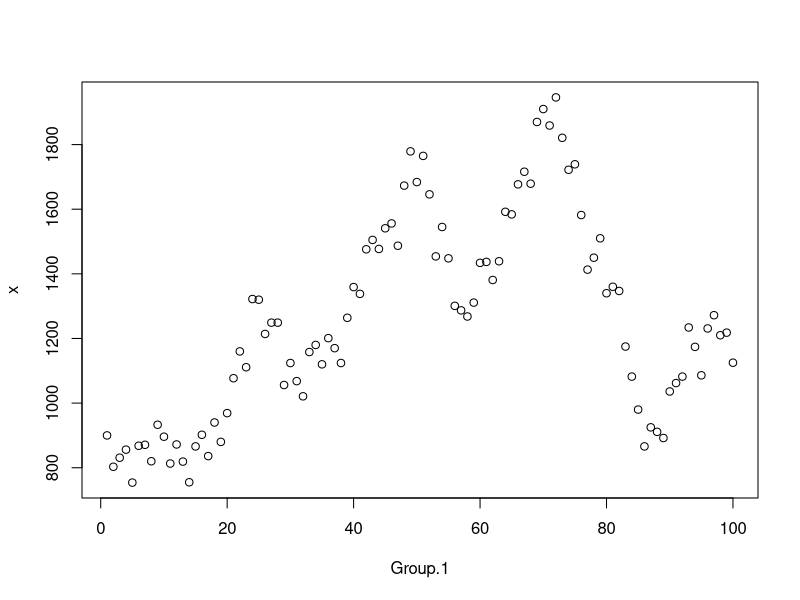

R code for this plot:
library('truncnorm')
library('rlist')

# Initialize variables ----------------------------------------------------

set.seed(100)

#values for GDP. Random walk process
periods <- 100
GDP <- rnorm(1, mean = 0, sd = 1)

for(i in 2:periods) {
  GDP[i] <- GDP[i - 1] + rnorm(1, mean = 0, sd = 1)
}

#creating a data frame with semester binaries
semester_variables <- data.frame(cbind(GDP,
                                       rep_len(c(1, 0, 0),
                                               length.out = periods),
                                       rep_len(c(0, 1, 0),
                                               length.out = periods),
                                       rep_len(c(0, 0, 1),
                                               length.out = periods)))

colnames(semester_variables) <- c('GDP', 'Spring', 'Summer', 'Fall')


#initial values for new student aggregate model
B_GDP <- 2
mean_new_students <- 150
sd_new_students <- 25
B_spring <- 3
B_summer <- 0
B_fall <- 6

#initial values for t = 0 individual student creation
proportion_female <- 0.5
initial_students <- 900

#parameters for assigning credit load
mean_credits <- 9
sd_credits <- 6

#values for 'return' variable calculation
B_Gender <- 0.1
B_Credits <- 0.02
C_constant <- 0.9

# Aggregate prediction ----------------------------------------------------

#general linear model for enrollment which has linear relationship with GDP,
# semester fixed effects, and noise
new_student_count <- semester_variables$GDP * B_GDP +
  semester_variables$Spring * B_spring + 
  semester_variables$Summer * B_summer +
  semester_variables$Fall * B_fall + 
  rnorm(nrow(semester_variables),
        mean = 0,
        sd = 1)

#un-standardizing the calculation so we can get sensible numbers
new_student_count <- round(new_student_count * sd_new_students + mean_new_students)


# Create new students at t = 0 --------------------------------------------

#create t = 0, initial data frame
enrolled_students <- data.frame(matrix(c(1:initial_students,
                                         #randomly assign gender
                                         sample(c(0, 1),
                                                size = initial_students,
                                                replace = TRUE,
                                                #probability of gender can be changed if needed
                                                prob = c(proportion_female, 1 - proportion_female)),
                                         #sample credits taken in the GIVEN SEMESTER. This part 
                                         #tells us how many credits the student took NOW. The
                                         #next part tells us cumulative credits
                                         round(rtruncnorm(n = initial_students,
                                                          a = 1,
                                                          b = 21,
                                                          mean = mean_credits,
                                                          sd = sd_credits)),
                                         #sample credit load from a uniform  distribution
                                         #truncated at lower bound = 1 and upper at 80 to capture the
                                         #range of all reasonable credit loads.
                                         round(runif(n = initial_students,
                                                     min = 1,
                                                     max = 80))),
                                       nrow = 900,
                                       ncol = 4,
                                       byrow = FALSE))

colnames(enrolled_students) <- c('SID', 'Gender', 'Credits', 'Cumulative_credits')

#variables save as character; fixing them here
enrolled_students$Gender <- as.numeric(enrolled_students$Gender)

enrolled_students$Credits <- as.numeric(enrolled_students$Credits)

# Predict likelihood of returning -----------------------------------------

#linear model predicting likelihood of return.
#model includes gender, cumulative credits, and noise
temp <- enrolled_students$Gender * B_Gender - 
  (enrolled_students$Cumulative_credits * B_Credits)^2 + 
  enrolled_students$Cumulative_credits * B_Credits +
  C_constant +
  rnorm(nrow(enrolled_students),
        mean = 0,
        sd = 0.1)

#likelihood to probability
enrolled_students$likelihood_of_return <- 1 / (1 + exp(1)^-(temp))

#generate realized 'return' values by sampling (0/1) using probability
#generated above
for(i in 1:nrow(enrolled_students)) {
  enrolled_students$returned[i] <- sample(0:1,
                                          size = 1,
                                          replace = TRUE,
                                          #I know this says 'likelihood of return', but since I
                                          #did 0/1, it's reversed for the sake of probability
                                          prob = c(1 - enrolled_students$likelihood_of_return[i], 
                                                   enrolled_students$likelihood_of_return[i]))
}

enrolled_students$semester <- 1

enrolled <- list()

#put all new students into a list as t = 0
enrolled[[1]] <- enrolled_students

remove(enrolled_students)

# Generate t != 0 datasets ------------------------------------------------

#generating the list of students enrolled in semester = t
#this includes returning students from t - 1 and new students
for(i in 2:periods) {
  
  #here I'm generating new students in the same way that I generated the
  #original cohort of students at t = 0
  temp <- data.frame(matrix(c((max(enrolled[[i - 1]]) + 1):(max(enrolled[[i - 1]]) + new_student_count[i]),
                              #randomly assign gender
                              sample(c(0, 1),
                                     size = new_student_count[i],
                                     replace = TRUE,
                                     #probability of gender can be changed if needed
                                     prob = c(proportion_female, 1 - proportion_female)),
                              #sample credit load from a truncated normal distribution
                              #truncated at lower bound = 1 and upper at 21 to capture the
                              #range of all reasonable cumulative credits. Since these are NEW
                              #students, their upper bound is limited to 21 instead of 80.
                              round(rtruncnorm(n = new_student_count[i],
                                               a = 1,
                                               b = 21,
                                               mean = mean_credits,
                                               sd = sd_credits)),
                              #since they're new students, their cumulative credits are 0
                              rep(0, new_student_count[i])),
                            nrow = new_student_count[i],
                            ncol = 4,
                            byrow = FALSE))
  
  colnames(temp) <- c('SID', 'Gender', 'Credits', 'Cumulative_credits')
  
  temp$Gender <- as.numeric(temp$Gender)
  
  temp$Credits <- as.numeric(temp$Credits)
  
  temp$Cumulative_credits <- as.numeric(temp$Cumulative_credits)
  
  #initiate likelihood of return variable for new students
  temp$likelihood_of_return <- NA

  #add semester index
  temp$semester <- NA
  
  temp$returned <- NA
  
  #sample credit distribution for returning students
  temp2 <- enrolled[[i - 1]][which(enrolled[[i - 1]]$returned == 1),]
  
  temp2$Credits <- round(rtruncnorm(n = nrow(temp2),
                                    a = 1,
                                    b = 21,
                                    mean = mean_credits,
                                    sd = sd_credits))
  
  #bind together all new students at t = 1 and 
  # returning students from t - 1
  enrolled[[i]] <- rbind(temp, temp2)
  
  #add the credit load from t - 1 to get cumulative credits
  enrolled[[i]]$Cumulative_credits <- enrolled[[i]]$Credits + enrolled[[i]]$Cumulative_credits
  
  #calculate likelihood of return in t + 1
  enrolled[[i]]$likelihood_of_return <- enrolled[[i]]$Gender * B_Gender - 
    (enrolled[[i]]$Cumulative_credits * B_Credits)^2 + 
    enrolled[[i]]$Cumulative_credits * B_Credits +
    C_constant +
    rnorm(nrow(enrolled[[i]]),
               mean = 0,
               sd = 0.1)
  
  #coerc to probability
  enrolled[[i]]$likelihood_of_return <- enrolled[[i]]$likelihood_of_return <- 1 / 
    (1 + exp(1)^-(enrolled[[i]]$likelihood_of_return))
  
  for(j in 1:nrow(enrolled[[i]])){
    enrolled[[i]]$returned[j] <- sample(0:1,
                                        size = 1,
                                        replace = TRUE,
                                        prob = c(1 - enrolled[[i]]$likelihood_of_return[j],
                                                 enrolled[[i]]$likelihood_of_return[j]))
    
  }
  
  #add semester index
  enrolled[[i]]$semester <- i
  
  remove(temp)
  
  remove(temp2)
}


# Diagnosis and robustness checks -----------------------------------------

#bring everything into a single dataframe
temp <- list.rbind(enrolled)

#enrollment seems steady over time so it looks like
#the coefficients and constants specified are ok.
#trying to keep it around a thousand
plot(aggregate(temp$likelihood_of_return,
               by = list(temp$semester),
               FUN = length))

#credit load per semester also seems robust over time
#There's some variation but nothing that's concerning
aggregate(temp$Credits,
          by = list(temp$semester),
          FUN = sum)

#our initial specification of the cumulative credit load
#seems too high. However, it looks like we hit an equilibrium
#really fast. It seems that the penalty coefficient of
#credits -> likelihood of return is doing its job. Even so,
#we'll probably want to be careful and throw out the first
#few observations when fitting models
aggregate(temp$Cumulative_credits,
          by = list(temp$semester),
          FUN = mean)


# Create aggregate output file --------------------------------------------

#Appending total headcount to semester dataframe created
#at the beginning
semester_variables$Total_enrollment <- aggregate(temp$SID,
                                                 by = list(temp$semester),
                                                 FUN = length)[,2]

#Appending total credits taken in given semester
semester_variables$Total_credits_taken <- aggregate(temp$Credits,
                                                    by = list(temp$semester),
                                                    FUN = sum)[,2]

#write out aggregate file
#write.csv(semester_variables,
#          file = 'data.csv')

#write out individual file
#write.csv(temp,
#          file = 'student_level.csv')

#write out new student count file
#write.csv(data.frame(new_student_count),
#          file = 'new_student_count.csv')
